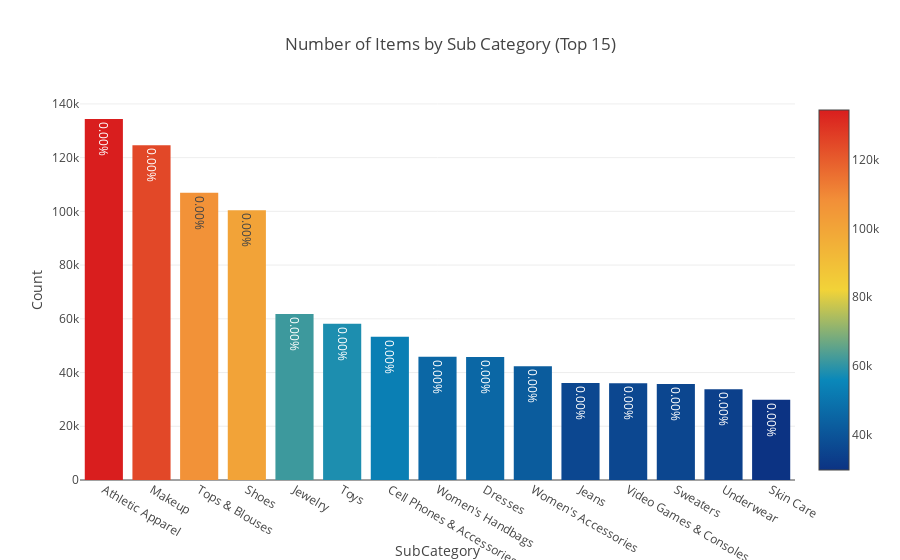

The notebook cell saved with this chart:
### Code cell
trace1 = go.Bar(x=x, y=y, text=pct,
                marker=dict(
                color = y,colorscale='Portland',showscale=True,
                reversescale = False
                ))
layout = dict(title= 'Number of Items by Sub Category (Top 15)',
              yaxis = dict(title='Count'),
              xaxis = dict(title='SubCategory'))
fig=dict(data=[trace1], layout=layout)
py.iplot(fig)

### Figure 1 — Plotly figure (JSON) as saved in the notebook; plotly's stock layout.template omitted (floating-point values rounded to 4 significant figures)
{"data": [{"marker": {"color": [134383, 124624, 106960, 100452, 61763, 58158, 53290, 45862, 45758, 42350, 36130, 35971, 35752, 33784, 29838], "colorscale": "Portland", "reversescale": false, "showscale": true}, "text": ["0.00%", "0.00%", "0.00%", "0.00%", "0.00%", "0.00%", "0.00%", "0.00%", "0.00%", "0.00%", "0.00%", "0.00%", "0.00%", "0.00%", "0.00%"], "type": "bar", "x": ["Athletic Apparel", "Makeup", "Tops & Blouses", "Shoes", "Jewelry", "Toys", "Cell Phones & Accessories", "Women's Handbags", "Dresses", "Women's Accessories", "Jeans", "Video Games & Consoles", "Sweaters", "Underwear", "Skin Care"], "y": [134383, 124624, 106960, 100452, 61763, 58158, 53290, 45862, 45758, 42350, 36130, 35971, 35752, 33784, 29838]}], "layout": {"title": "Number of Items by Sub Category (Top 15)", "xaxis": {"title": "SubCategory"}, "yaxis": {"title": "Count"}}}
